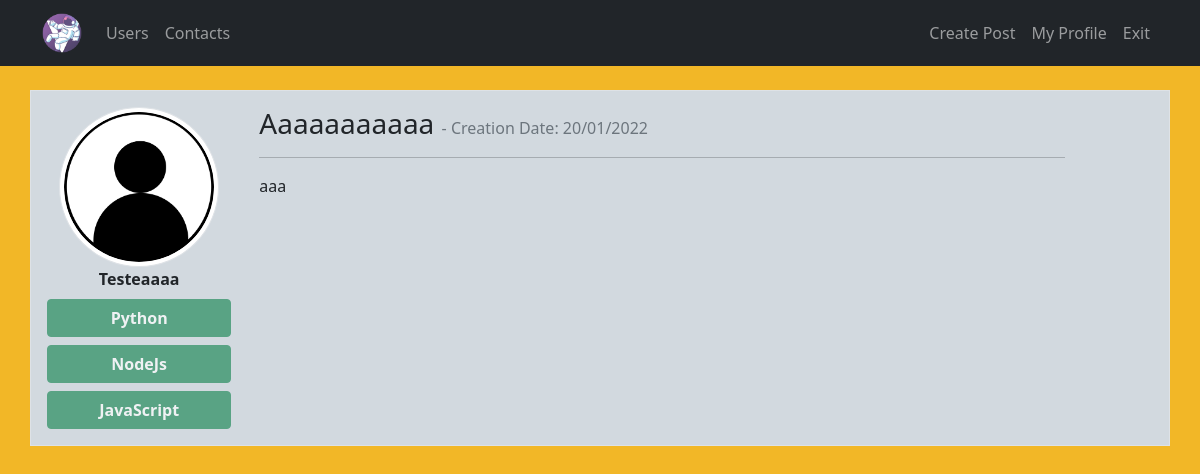
/post/5 (signed in), run on the app's committed database.
### site_web/models.py (models this page shows, shortened)
class User(database.Model, UserMixin):
    id = database.Column(database.Integer, primary_key=True)
    username = database.Column(database.String, nullable=False)
    email = database.Column(database.String, nullable=False, unique=True)
    password = database.Column(database.String, nullable=False)
    profile_picture = database.Column(database.String, default='default.jpg')
    courses = database.Column(database.String, nullable=False, default='Not Informed')
    posts = database.relationship('Post', backref='author', lazy=True)

class Post(database.Model):
    id = database.Column(database.Integer, primary_key=True)
    title = database.Column(database.String, nullable=False)
    body = database.Column(database.Text, nullable=False)
    dt_create = database.Column(database.DateTime, nullable=False, default=datetime.utcnow)
    id_user = database.Column(database.Integer, database.ForeignKey('user.id'), nullable=False)

### site_web/routes.py (the view)
@app.route("/post/<post_id>", methods=['GET', 'POST'])
@login_required
def display_post(post_id):
    post = Post.query.get(post_id)
    if current_user == post.author:
        form = FormCreatePost()
        if request.method == "GET":
            form.title.data = post.title
            form.body.data = post.body
        elif form.validate_on_submit():
            post.title = form.title.data
            post.body = form.body.data
            database.session.commit()
            flash("Successfully Updated Post", "alert-success")
            return redirect(url_for("home"))
    else:
        form = None
    return render_template('post.html', post=post, form=form)

### site_web/models.py (called while the page is built)
@login_manager.user_loader
def load_user(id_user):
    return User.query.get(int(id_user))

### site_web/templates/post.html (shortened to what this page needs)
{% extends 'base.html' %}
{% block body %}
    <div class="container">
        <div class="row border mt-4 p-3 color02">
            <div class="col col-2 text-center text-capitalize me-3">
                <div class="">
                    <img
                    src="{{ url_for('static', filename='media/{}'.format(post.author.profile_picture)) }}"
                    alt="profile_pricture"
                    class="rounded-circle img-thumbnail"
                    />
                </div>
                <strong>{{ post.author.username }}</strong>
                <div class="row justify-content-center">
                    {% if post.author.courses %}
                        {% for course in post.author.courses.split(';') %}
                            <button type="button" class="btn btn-success mt-2 fw-bolder" disabled>
                                {{ course }}
                            </button>
                        {% endfor %}
                    {% else %}
                        <button type="button" class="btn btn-success mt-2 fw-bolder" disabled>
                        No Courses Registered :(
                        </button>
                    {% endif %}
                </div>
            </div>
            <div class="col col-9">
                <h3 class="text-capitalize">
                    {{ post.title }}
                    <small class="text-muted fs-6"> - Creation Date: {{ post.dt_create.strftime('%d/%m/%Y') }}
                    </small>
                </h3>
                <hr />
                <p>{{ post.body }}</p>
            </div>
        </div>
    </div>
{% endblock body %}

### site_web/static/main.css (style rules this page uses)
#color01 { background-color: #f2b727; }
.color02 { background-color: #d2d9df; }

### data on the page
User: profile_picture (placeholder picture), author.username "Testeaaaa"
Post: title "Aaaaaaaaaaa", dt_create "20/01/2022", body "aaa"

### other printed values
{{ course }} "Python" "NodeJs" "JavaScript"
